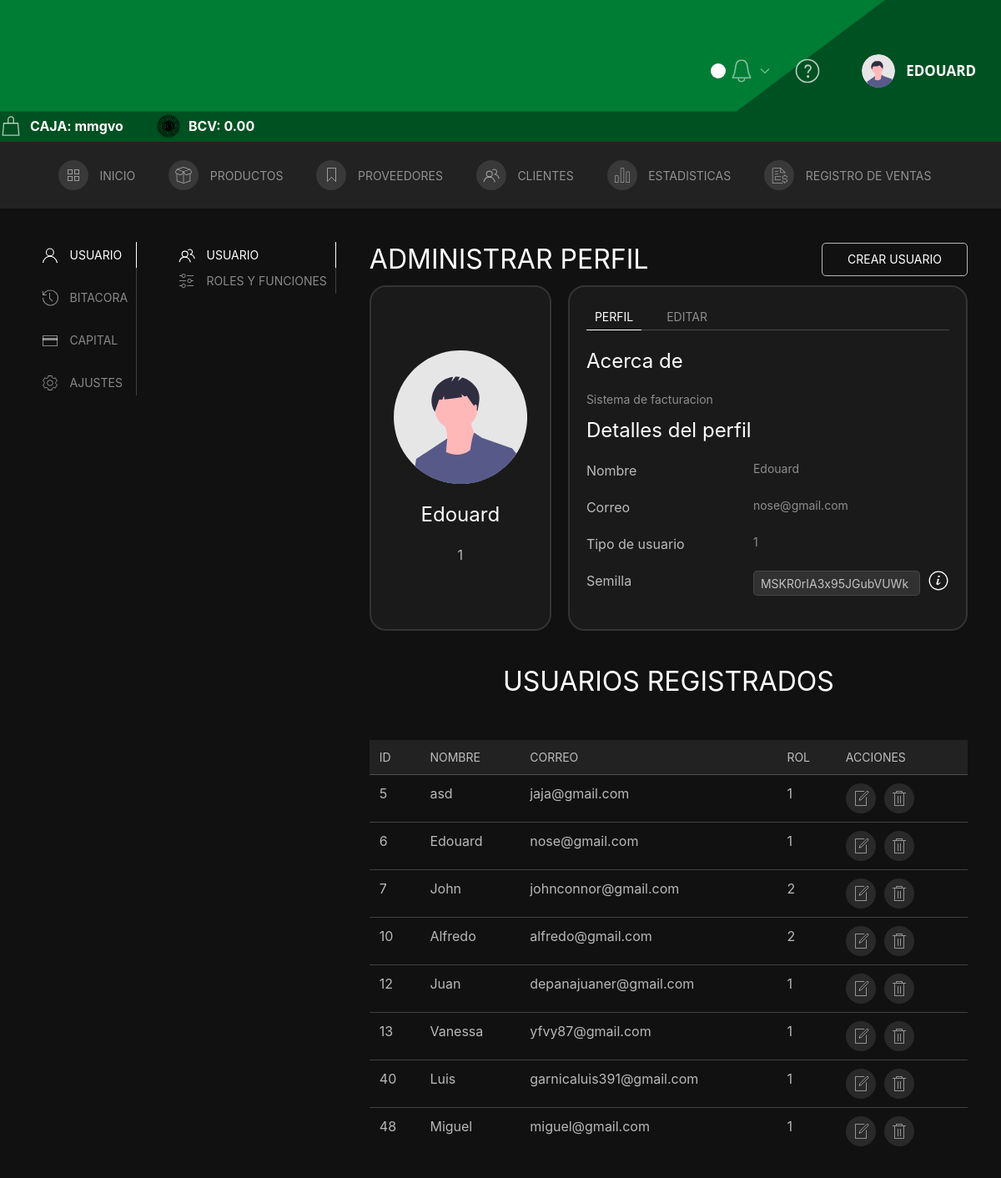
Page /Administrar_perfil (signed in) on the committed database.
### tables this page shows
CREATE TABLE `usuarios` (
  `id` int(11) NOT NULL,
  `nombre` varchar(50) NOT NULL,
  `correo` varchar(45) NOT NULL,
  `hash` text NOT NULL,
  `rol` int(11) NOT NULL DEFAULT 3,
  `active` tinyint(4) NOT NULL DEFAULT 1,
  `semilla` varchar(45) NOT NULL,
  `sesion_id` varchar(145) NOT NULL
);

### Controller/C_perfil.php (called while the page is built, shortened)
<?php
    require('../Model/Conexion.php');
    require('../Model/Usuarios.php');
    $result = new Usuario();
    $result = $result->search();
    $tu = new Usuario(id:$_SESSION['user_id']);
    $tu = $tu->search()[0];
    include('../View/perfil.php');
?>

### Model/Conexion.php (called while the page is built, shortened)
<?php
    class DB {
        function __construct() {
            $this->conn = new PDO("mysql:host=localhost;dbname=proyecto_4","root");
        }
    }
?>

### Model/Usuarios.php (called while the page is built, shortened)
<?php
    class Usuario extends DB{
        private $id;
        function __construct($id=null, $nombre=null,$correo=null,$hash=null,$rol=null,$semilla=null,$sesion_id=null){
            $this->id = $id;
            $this->correo = $correo;
        }
        function search($n=0,$limite=9){
            $query = "SELECT * FROM usuarios WHERE 1";
			$lista = [];
            if ($this->id){
            	array_push($lista,'id');
            }
            if ($lista) {
            	foreach ($lista as $e){
            		$query .= ' AND '.$e.'=:'.$e;
            	}
            }
            $n = $n*$limite;
            $query = $query . " LIMIT :l OFFSET :n";
            $consulta = $this->conn->prepare($query);
            $consulta->bindParam(':l',$limite, PDO::PARAM_INT);
            $consulta->bindParam(':n',$n, PDO::PARAM_INT);
            if ($this->id != null){
                $consulta->bindParam(':id',$this->id, PDO::PARAM_INT);
            }
            $consulta->execute();
            return $consulta->fetchAll();
        }
}
?>

### View/complementos/tabla_usuario.php (the view, shortened to what this page needs)
<?php
echo '
<tr>
    <td>'.$row['id'].'</td>
    <td>'.$row['nombre'].'</td>
    <td>'.$row['correo'].'</td>
    <td>'.$row['rol'].'</td>
    <td class="uk-flex">
        <a href="#Update_user'.$row['id'].'" uk-toggle uk-tooltip="title:Editar; delay: 500" class="uk-icon-button uk-margin-small-right" type="button" style=" border: none; cursor: pointer;">
            <span uk-icon="icon: file-edit"></span>
        </a>
        <a href="#eliminar_user'.$row['id'].'" uk-toggle class="uk-icon-button uk-margin-small-right" uk-tooltip="title:Eliminar; delay: 500" type="button" style=" border: none; cursor: pointer;" type="button">
            <span uk-icon="icon: trash"></span>
        </a>
    </td>
</tr>
<div id="Update_user'.$row['id'].'" uk-modal>
                <input type=number value="'.$row['id'].'" name="ID" style="display:none">
                    <input class="uk-input" type="text" placeholder="Nombre" value="'.$row['nombre'].'" aria-label="100" name="nombre" pattern="^([A-Zñ+áéó]|[a-zñáéó]){3,}( ([A-Zñ+áéó]|[a-zñáéó]){3,})?$" required>
                    '.$row[''].'
                        <option value="'.$row['rol'].'" selected>Rol Actual</option>
                <input type="submit" id="modificar'.$row['id'].'" style="display:none">
            <label class="uk-button uk-button-secondary" for="modificar'.$row['id'].'" >Aceptar</label>
</div>
<div id="eliminar_user'.$row['id'].'" uk-modal>
                <input type=number value="'.$row['id'].'" name="ID" style="display:none">
                <input type="submit" id="eliminar'.$row['id'].'" style="display:none">
            <label class="uk-button uk-button-secondary" type="submit" for="eliminar'.$row['id'].'">Aceptar</label>
</div>
';
?>

### View/perfil.php (shortened to what this page needs)
<?php require("../View/complementos/header.php"); ?>
<main class="Bg-Main-home2 uk-padding uk-light">
    <div class="uk-child-width-1-1@s" uk-grid>
        <div>
            <div uk-grid>
                <div class="uk-width-auto@m">
                    <ul class="uk-tab-left" uk-tab="connect: #component-tab-left; animation: uk-animation-fade">
                        <li style="padding-bottom: 20px;">
                            <a id="aUser" href="#">
                                <span class="uk-margin-small-right" uk-icon="user"></span> USUARIO
                            </a>
                        </li>
                        <li style="padding-bottom: 20px;">
                            <a id="aBinnacle" href="#">
                                <span class="uk-margin-small-right" uk-icon="history"></span> BITACORA
                            </a>
                        </li>
                        <?php if ($_SESSION['rol_num'] <= 2) { ?>
                            <li style="padding-bottom: 20px;">
                                <a id="aCapital" href="#">
                                    <span class="uk-margin-small-right" uk-icon="credit-card"></span>CAPITAL
                                </a>
                            </li>
                            <li>
                                <a id="aSets" href="#">
                                    <span class="uk-margin-small-right" uk-icon="cog"></span>AJUSTES
                                </a>
                            </li>
                        <?php }; ?>
                    </ul>
                </div>
                <div class="uk-width-expand@m">
                    <div id="component-tab-left" class="uk-switcher">
                        <div>
                            <div class="uk-child-width-1-1@s" uk-grid>
                                <div>
                                    <div uk-grid>
                                        <div class="uk-width-auto@m">
                                            <ul class="uk-tab-left" uk-tab="connect: #component-tab-user; animation: uk-animation-fade">
                                                <li>
                                                    <a href="#">
                                                        <span class="uk-margin-small-right" uk-icon="users"></span>USUARIO
                                                    </a>
                                                </li>
                                                <li>
                                                    <a href="#">
                                                        <span class="uk-margin-small-right" uk-icon="settings"></span>ROLES Y FUNCIONES
                                                    </a>
                                                </li>
                                            </ul>
                                        </div>
                                        <div class="uk-width-expand@m">
                                            <div id="component-tab-user" class="uk-switcher">
                                                <li>
                                                    <?php if ($_SESSION['rol_num'] <= 2) { ?>
                                                        <div>
                                                            <div>
                                                                <div class="uk-flex uk-flex-middle uk-flex-between uk-flex-wrap uk-margin-small-bottom uk-light">
                                                                    <h2 class="uk-margin-remove">ADMINISTRAR PERFIL</h2>
                                                                    <div class="newUser uk-flex">
                                                                        <a id="btnRegisterUser" href="#register_user" uk-toggle class="uk-button uk-button-default uk-flex uk-flex-middle uk-border-rounded">
                                                                            <p class="uk-margin-remove">CREAR USUARIO</p>
                                                                        </a>
                                                                    </div>
                                                                </div>
                                                            </div>
                                                        </div>
                                                    <?php }; ?>
                                                    <section class="container-item_profile uk-flex">
                                                        <div class="item_profile-target">
                                                            <div class="uk-margin">
                                                                <img width="160px" src="static/images/undraw_profile.svg" alt="">
                                                            </div>
                                                            <div>
                                                                <h3 class="uk-text-center "><?php echo $_SESSION['user_name']; ?></h3>
                                                                <p class="uk-text-center uk-margin-remove-bottom"><?php echo $_SESSION['rol']; ?></p>
                                                            </div>
                                                        </div>
                                                        <div class="item_profile-target-2">
                                                            <ul class="switcherEdit" uk-tab uk-switcher>
                                                                <li><a href="#">Perfil</a></li>
                                                                <li><a href="#">Editar</a></li>
                                                            </ul>
                                                            <ul class="uk-switcher uk-margin">
                                                                <li>
                                                                    <h3>Acerca de</h3>
                                                                    <p class="uk-article-meta uk-margin-small">Sistema de facturacion</p>
                                                                    <div>
                                                                        <h3>Detalles del perfil</h3>
                                                                        <div class="uk-flex">
                                                                            <p class="item-profile">Nombre </p><span class="uk-article-meta"> <?php echo $tu['nombre']; ?></span>
                                                                        </div>
                                                                        <?php
                                                                        echo '
                                                    <div class="uk-flex">
                                                        <p class="item-profile">Correo</p><span class="uk-article-meta">' . $tu['correo'] . '</span>
                                                    </div>
                                                    <div class="uk-flex">
                                                        <p class="item-profile uk-margin-remove-bottom">Tipo de usuario</p>
                                                        <span class="uk-article-meta">' . $_SESSION['rol'] . '</span>
                                                    </div>';
                                                                        ?>
                                                                        <div id="seedGenerator" class="uk-flex uk-margin-top">
                                                                            <p class="item-profile">Semilla</p>
                                                                            <span id="inpSeed" class="uk-article-meta uk-flex">
                                                                                <input class="uk-input uk-form-small uk-form-width-medium uk-border-rounded input-seed" value="<?= $tu['semilla'] ?>" type="text">
                                                                                <a>
                                                                                    <span id="seedInfo" class="uk-margin-small-left" uk-icon="icon: info; ratio: 1.2"></span>
                                                                                </a>
                                                                            </span>
                                                                        </div>
                                                                    </div>
                                                                </li>
                                                            </ul>
                                                        </div>
                                                    </section>
                                                    <?php if ($_SESSION['rol_num'] <= 2) { ?>
                                                        <section id="tableUsers">
                                                            <div class="uk-flex uk-flex-center uk-margin-medium-top">
                                                                <h2>USUARIOS REGISTRADOS</h2>
                                                            </div>
                                                            <div class="uk-overflow-auto uk-light uk-margin-small-top">
                                                                <table class="uk-table uk-table-small uk-table-divider uk-table-hover">
                                                                    <thead class="uk-background-secondary">
                                                                        <tr>
                                                                            <th>ID</th>
                                                                            <th>Nombre</th>
                                                                            <th>Correo</th>
                                                                            <th>Rol</th>
                                                                            <th>Acciones</th>
                                                                        </tr>
                                                                    </thead>
                                                                    <tbody>
                                                                        <?php
                                                                        for ($i = 0; $i < count($result); $i++) {
                                                                            $row = $result[$i];
                                                                            require('complementos/tabla_usuario.php');
                                                                        }
                                                                        ?>
                                                                    </tbody>
                                                                </table>
                                                            </div>
                                                        </section>
                                                    <?php }; ?>
                                                </li>
                                            </div>
                                        </div>
                                    </div>
                                </div>
                            </div>
                        </div>
                    </div>
                </div>
            </div>
        </div>
    </div>
</main>
</body>
</html>

### rows in the picture
usuarios: nombre "Edouard", correo "nose@gmail.com", semilla "MSKR0rIA3x95JGubVUWk", id "6", rol "1"
usuarios: id "5", nombre "asd", correo "jaja@gmail.com", rol "1"
usuarios: id "7", nombre "John", correo "johnconnor@gmail.com", rol "2"
usuarios: id "10", nombre "Alfredo", correo "alfredo@gmail.com", rol "2"
usuarios: id "12", nombre "Juan", correo "depanajuaner@gmail.com", rol "1"
usuarios: id "13", nombre "Vanessa", correo "yfvy87@gmail.com", rol "1"
usuarios: id "40", nombre "Luis", correo "garnicaluis391@gmail.com", rol "1"
usuarios: id "48", nombre "Miguel", correo "miguel@gmail.com", rol "1"

### other values in the picture
$_SESSION['user_name'] "EDOUARD"
$_SESSION['user_name'] "Edouard"
$_SESSION['rol'] "1"
